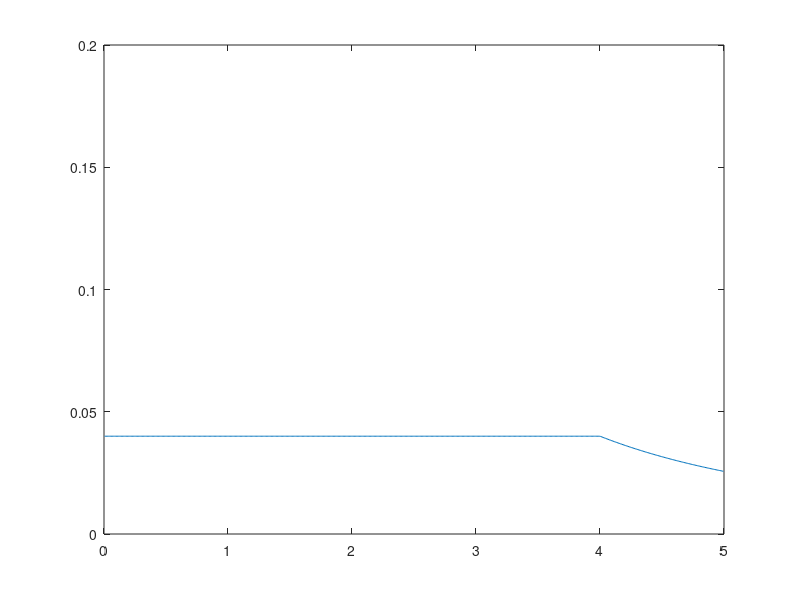

The MATLAB script that drew this image: (Note: this script raises an error after producing the figure.)
% Paramaters to set up the initial conditions and solver.
p0 = 0.02;
x0 = 4;
a0 = 5;
dx = 0.01;
dt = 0.001;
n = 30000;

% Cell boundries
x = (0:dx:a0).';
xo2 = x ./ 2;
% Cell midpoints
xm = x(2:end) - dx/2;

% Creates the initial condition vectors, first the outside case, the the inside
% case.
a1 = (x0 / a0 ./ xm) .^ 2;
b1 = -asin(sqrt(8*pi*p0/3*x0^3 ./ xm .^ 3 - a1));

a1(xm < x0) = a0 ^ -2;
b1(xm < x0) = -asin(sqrt(8*pi*p0/3 - a0 ^ -2));

plotf = @(a,b) a;

d = plotf(a1, b1);
p = plot(xm, d);
xlim([0, a0]);
ylim([0, 0.2]);

for i = 1:n

    [a2,b2] = solveStep(a1, b1, x0, dx, dt, x, xo2);

    try
        p.YData = plotf(a2, b2);
        drawnow limitrate;
    catch e
        if e.identifier == "MATLAB:class:InvalidHandle"
            warning("Not able to update plot, assumed that user ended early.");
            break
        else
            rethrow(e);
        end
    end

    a1 = a2;
    b1 = b2;

end
